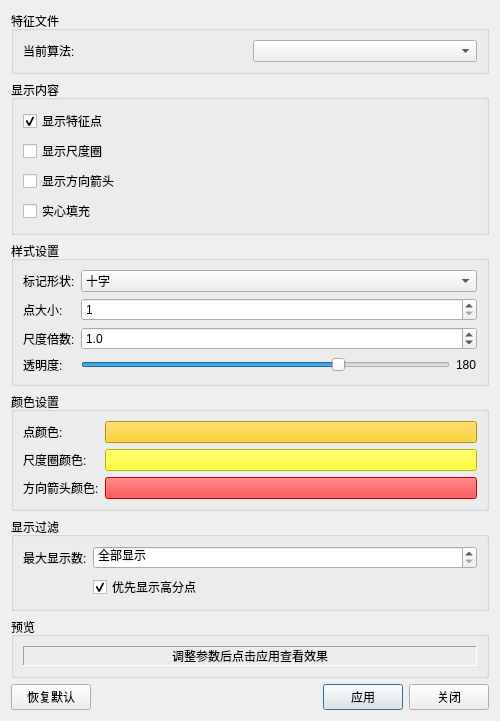
<?xml version="1.0" encoding="UTF-8"?>
<ui version="4.0">
 <class>SuperPointVisualizationDialog</class>
 <widget class="QDialog" name="SuperPointVisualizationDialog">
  <property name="geometry">
   <rect>
    <x>0</x>
    <y>0</y>
    <width>500</width>
    <height>640</height>
   </rect>
  </property>
  <property name="windowTitle">
   <string>特征点显示设置</string>
  </property>
  <layout class="QVBoxLayout" name="mainLayout">
   <item>
    <widget class="QGroupBox" name="fileGroup">
     <property name="title">
      <string>特征文件</string>
     </property>
     <layout class="QHBoxLayout" name="fileLayout">
      <item>
       <widget class="QLabel" name="suffixLabel">
        <property name="text">
         <string>当前算法:</string>
        </property>
        <property name="buddy">
         <cstring>m_suffixCombo</cstring>
        </property>
       </widget>
      </item>
      <item>
       <widget class="QComboBox" name="m_suffixCombo">
        <property name="toolTip">
         <string>切换显示不同算法提取的特征点文件</string>
        </property>
       </widget>
      </item>
     </layout>
    </widget>
   </item>
   <item>
    <widget class="QGroupBox" name="displayGroup">
     <property name="title">
      <string>显示内容</string>
     </property>
     <layout class="QVBoxLayout" name="displayLayout">
      <item>
       <widget class="QCheckBox" name="m_showPointsChk">
        <property name="toolTip">
         <string>显示关键点中心标记</string>
        </property>
        <property name="text">
         <string>显示特征点</string>
        </property>
        <property name="checked">
         <bool>true</bool>
        </property>
       </widget>
      </item>
      <item>
       <widget class="QCheckBox" name="m_showScaleChk">
        <property name="toolTip">
         <string>显示关键点的尺度圆圈（基于KeyPoint.size）</string>
        </property>
        <property name="text">
         <string>显示尺度圈</string>
        </property>
       </widget>
      </item>
      <item>
       <widget class="QCheckBox" name="m_showOrientationChk">
        <property name="toolTip">
         <string>显示关键点的方向（基于KeyPoint.angle）
SuperPoint默认无方向</string>
        </property>
        <property name="text">
         <string>显示方向箭头</string>
        </property>
       </widget>
      </item>
      <item>
       <widget class="QCheckBox" name="m_useFillChk">
        <property name="toolTip">
         <string>使用实心标记（默认空心）</string>
        </property>
        <property name="text">
         <string>实心填充</string>
        </property>
       </widget>
      </item>
     </layout>
    </widget>
   </item>
   <item>
    <widget class="QGroupBox" name="styleGroup">
     <property name="title">
      <string>样式设置</string>
     </property>
     <layout class="QFormLayout" name="styleForm">
      <item row="0" column="0">
       <widget class="QLabel" name="markerShapeLabel">
        <property name="text">
         <string>标记形状:</string>
        </property>
        <property name="buddy">
         <cstring>m_markerShapeCombo</cstring>
        </property>
       </widget>
      </item>
      <item row="0" column="1">
       <widget class="QComboBox" name="m_markerShapeCombo">
        <property name="toolTip">
         <string>特征点标记的形状</string>
        </property>
        <property name="currentIndex">
         <number>2</number>
        </property>
        <item>
         <property name="text">
          <string>点</string>
         </property>
        </item>
        <item>
         <property name="text">
          <string>圆形</string>
         </property>
        </item>
        <item>
         <property name="text">
          <string>十字</string>
         </property>
        </item>
        <item>
         <property name="text">
          <string>加号</string>
         </property>
        </item>
       </widget>
      </item>
      <item row="1" column="0">
       <widget class="QLabel" name="pointSizeLabel">
        <property name="text">
         <string>点大小:</string>
        </property>
        <property name="buddy">
         <cstring>m_pointSizeSpin</cstring>
        </property>
       </widget>
      </item>
      <item row="1" column="1">
       <widget class="QSpinBox" name="m_pointSizeSpin">
        <property name="toolTip">
         <string>特征点标记的大小（像素）</string>
        </property>
        <property name="minimum">
         <number>1</number>
        </property>
        <property name="maximum">
         <number>20</number>
        </property>
        <property name="value">
         <number>1</number>
        </property>
       </widget>
      </item>
      <item row="2" column="0">
       <widget class="QLabel" name="scaleMultiplierLabel">
        <property name="text">
         <string>尺度倍数:</string>
        </property>
        <property name="buddy">
         <cstring>m_scaleMultiplierSpin</cstring>
        </property>
       </widget>
      </item>
      <item row="2" column="1">
       <widget class="QDoubleSpinBox" name="m_scaleMultiplierSpin">
        <property name="toolTip">
         <string>尺度圈相对于KeyPoint.size的倍数</string>
        </property>
        <property name="decimals">
         <number>1</number>
        </property>
        <property name="minimum">
         <double>0.100000000000000</double>
        </property>
        <property name="maximum">
         <double>10.000000000000000</double>
        </property>
        <property name="singleStep">
         <double>0.100000000000000</double>
        </property>
        <property name="value">
         <double>1.000000000000000</double>
        </property>
       </widget>
      </item>
      <item row="3" column="0">
       <widget class="QLabel" name="opacityTitleLabel">
        <property name="text">
         <string>透明度:</string>
        </property>
       </widget>
      </item>
      <item row="3" column="1">
       <layout class="QHBoxLayout" name="opacityLayout">
        <item>
         <widget class="QSlider" name="m_opacitySlider">
          <property name="toolTip">
           <string>显示透明度 (0=完全透明, 255=完全不透明)</string>
          </property>
          <property name="maximum">
           <number>255</number>
          </property>
          <property name="value">
           <number>180</number>
          </property>
          <property name="orientation">
           <enum>Qt::Horizontal</enum>
          </property>
         </widget>
        </item>
        <item>
         <widget class="QLabel" name="m_opacityLabel">
          <property name="minimumWidth">
           <number>40</number>
          </property>
          <property name="text">
           <string>180</string>
          </property>
         </widget>
        </item>
       </layout>
      </item>
     </layout>
    </widget>
   </item>
   <item>
    <widget class="QGroupBox" name="colorGroup">
     <property name="title">
      <string>颜色设置</string>
     </property>
     <layout class="QFormLayout" name="colorForm">
      <item row="0" column="0">
       <widget class="QLabel" name="pointColorLabel">
        <property name="text">
         <string>点颜色:</string>
        </property>
        <property name="buddy">
         <cstring>m_pointColorBtn</cstring>
        </property>
       </widget>
      </item>
      <item row="0" column="1">
       <widget class="QPushButton" name="m_pointColorBtn">
        <property name="toolTip">
         <string>点击选择特征点颜色</string>
        </property>
        <property name="styleSheet">
         <string notr="true">background-color: rgb(255, 200, 0);</string>
        </property>
        <property name="text">
         <string>    </string>
        </property>
       </widget>
      </item>
      <item row="1" column="0">
       <widget class="QLabel" name="scaleColorLabel">
        <property name="text">
         <string>尺度圈颜色:</string>
        </property>
        <property name="buddy">
         <cstring>m_scaleColorBtn</cstring>
        </property>
       </widget>
      </item>
      <item row="1" column="1">
       <widget class="QPushButton" name="m_scaleColorBtn">
        <property name="toolTip">
         <string>点击选择尺度圈颜色</string>
        </property>
        <property name="styleSheet">
         <string notr="true">background-color: rgb(255, 255, 0);</string>
        </property>
        <property name="text">
         <string>    </string>
        </property>
       </widget>
      </item>
      <item row="2" column="0">
       <widget class="QLabel" name="orientColorLabel">
        <property name="text">
         <string>方向箭头颜色:</string>
        </property>
        <property name="buddy">
         <cstring>m_orientColorBtn</cstring>
        </property>
       </widget>
      </item>
      <item row="2" column="1">
       <widget class="QPushButton" name="m_orientColorBtn">
        <property name="toolTip">
         <string>点击选择方向箭头颜色</string>
        </property>
        <property name="styleSheet">
         <string notr="true">background-color: rgb(255, 0, 0);</string>
        </property>
        <property name="text">
         <string>    </string>
        </property>
       </widget>
      </item>
     </layout>
    </widget>
   </item>
   <item>
    <widget class="QGroupBox" name="filterGroup">
     <property name="title">
      <string>显示过滤</string>
     </property>
     <layout class="QFormLayout" name="filterForm">
      <item row="0" column="0">
       <widget class="QLabel" name="maxDisplayLabel">
        <property name="text">
         <string>最大显示数:</string>
        </property>
        <property name="buddy">
         <cstring>m_maxDisplaySpin</cstring>
        </property>
       </widget>
      </item>
      <item row="0" column="1">
       <widget class="QSpinBox" name="m_maxDisplaySpin">
        <property name="toolTip">
         <string>限制显示的特征点数量
0 = 全部显示</string>
        </property>
        <property name="specialValueText">
         <string>全部显示</string>
        </property>
        <property name="maximum">
         <number>100000</number>
        </property>
       </widget>
      </item>
      <item row="1" column="1">
       <widget class="QCheckBox" name="m_showTopScoresChk">
        <property name="toolTip">
         <string>当限制显示数量时，优先显示score最高的点</string>
        </property>
        <property name="text">
         <string>优先显示高分点</string>
        </property>
        <property name="checked">
         <bool>true</bool>
        </property>
       </widget>
      </item>
     </layout>
    </widget>
   </item>
   <item>
    <widget class="QGroupBox" name="previewGroup">
     <property name="title">
      <string>预览</string>
     </property>
     <layout class="QVBoxLayout" name="previewLayout">
      <item>
       <widget class="QLabel" name="m_previewLabel">
        <property name="minimumHeight">
         <number>80</number>
        </property>
        <property name="frameShape">
         <enum>QFrame::Panel</enum>
        </property>
        <property name="frameShadow">
         <enum>QFrame::Sunken</enum>
        </property>
        <property name="text">
         <string>调整参数后点击应用查看效果</string>
        </property>
        <property name="alignment">
         <set>Qt::AlignCenter</set>
        </property>
       </widget>
      </item>
     </layout>
    </widget>
   </item>
   <item>
    <layout class="QHBoxLayout" name="buttonLayout">
     <item>
      <widget class="QPushButton" name="m_resetBtn">
       <property name="text">
        <string>恢复默认</string>
       </property>
      </widget>
     </item>
     <item>
      <spacer name="buttonSpacer">
       <property name="orientation">
        <enum>Qt::Horizontal</enum>
       </property>
       <property name="sizeHint" stdset="0">
        <size>
         <width>40</width>
         <height>20</height>
        </size>
       </property>
      </spacer>
     </item>
     <item>
      <widget class="QPushButton" name="m_applyBtn">
       <property name="text">
        <string>应用</string>
       </property>
       <property name="default">
        <bool>true</bool>
       </property>
      </widget>
     </item>
     <item>
      <widget class="QPushButton" name="m_closeBtn">
       <property name="text">
        <string>关闭</string>
       </property>
      </widget>
     </item>
    </layout>
   </item>
  </layout>
 </widget>
 <resources/>
 <connections/>
</ui>
